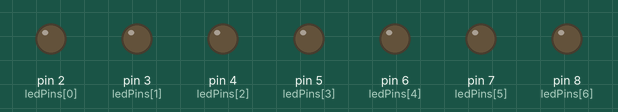
The sketch below on a simulated Arduino Uno, built with avr-gcc and run on an emulated ATmega328P. Shown: output pins drawn as LEDs (lit = HIGH).

Above: at 0.05 s.
At 1.35 s:
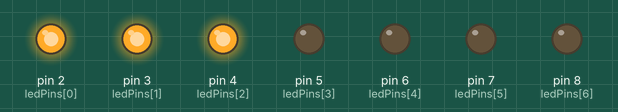
At 2.65 s:
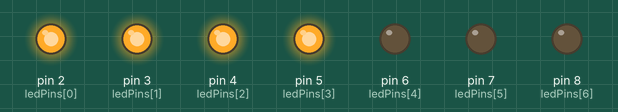
At 5.25 s:
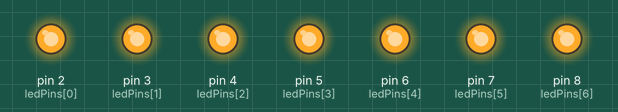
At 7.85 s:
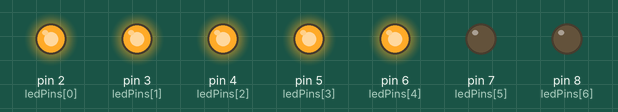
At 10.45 s:
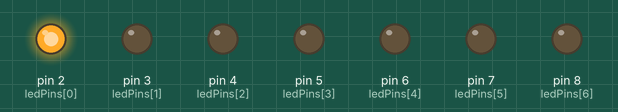
Timing chart, 0 to 13.9 s (numbered marks = the images above):
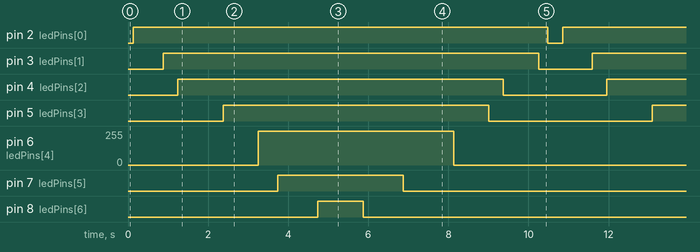

The sketch:

sept_LEDS_fading.ino
```cpp
const int ledPins[] = { 2, 3, 4, 5, 6, 7, 8 };

void setup() {

  for (int i = 0; i < 7; i++) {
    pinMode(ledPins[i], OUTPUT);
  }
}

void loop() {

  const int ledTime[] = { 500, 600, 700, 800, 900, 1000, 1100 };

  for (int i = 0; i < 7; i++) {
    for (int brightness = 0; brightness <= 255; brightness++) {
      analogWrite(ledPins[i], brightness);
      delay(ledTime[i]/255);
    }

    delay(100);
  }

  for (int i = 6; i >= 0; i--) {
    for (int brightness = 255; brightness >= 0; brightness--) {
      analogWrite(ledPins[i], brightness);
      delay(ledTime[i]/255);
    }

    delay(100);
  }
}
```

Measured:
- by itself, pin 2 (ledPins[0]): alternates HIGH for 10.4 s and LOW for 0.36 s
- by itself, pin 3 (ledPins[1]): alternates HIGH for 9.4 s and LOW for 1.3 s
- by itself, pin 4 (ledPins[2]): alternates HIGH for 8.1 s and LOW for 2.6 s
- by itself, pin 5 (ledPins[3]): alternates HIGH for 6.6 s and LOW for 4.1 s
- by itself, pin 6 (ledPins[4]): repeats every 10.7 s: 0/255 5.8 s, 255/255 4.9 s
- by itself, pin 7 (ledPins[5]): alternates HIGH for 3.1 s and LOW for 7.6 s
- by itself, pin 8 (ledPins[6]): alternates HIGH for 1.1 s and LOW for 9.6 s
